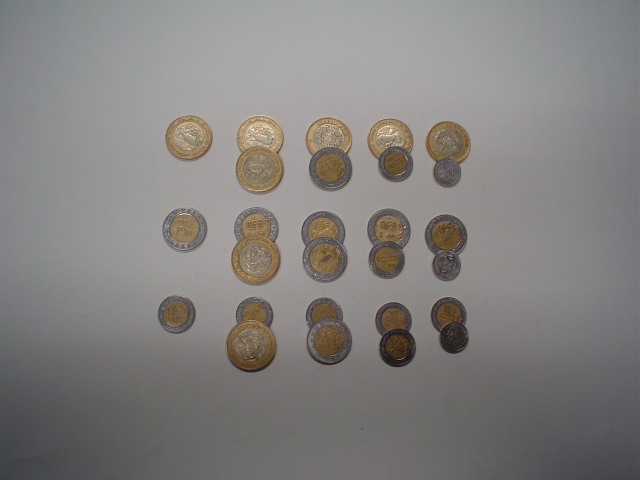
%> input picture Monedas/monedasEncimadas1.jpg, 1280 x 960 px (shown at 1/2 size)
$ octave money_counter.m   (GNU Octave 9; MATLAB toolbox functions it lacks are replaced by stand-ins)
%> lines starting %> are read from the running program, lines starting %| are printed output that depends on the picture; in (x1, y1, x2, y2) boxes, pixels count from 0 and x2, y2 are one past the last pixel; in counts of white or black regions, pixels touching at a corner belong together; the program's own positions count from 1
x = rgb2gray(imread('Monedas/monedasEncimadas1.jpg'));
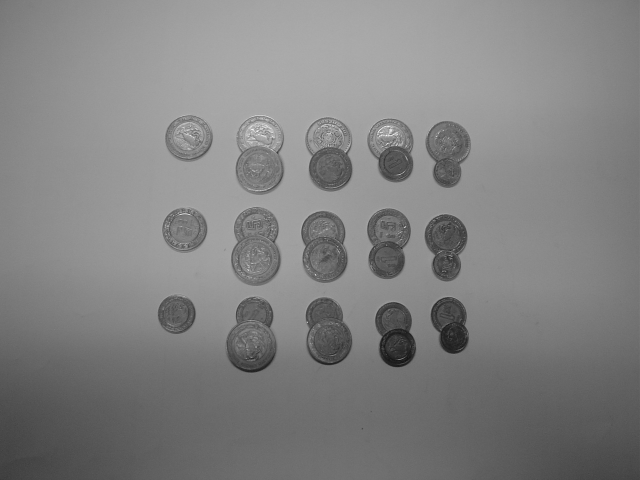
%> x: size 960x1280 uint8 (shown at 1/2 size); min 13, max 255, mean 129.2
h = fspecial('log');
filtrada = imfilter(imfilter(x,h),h);
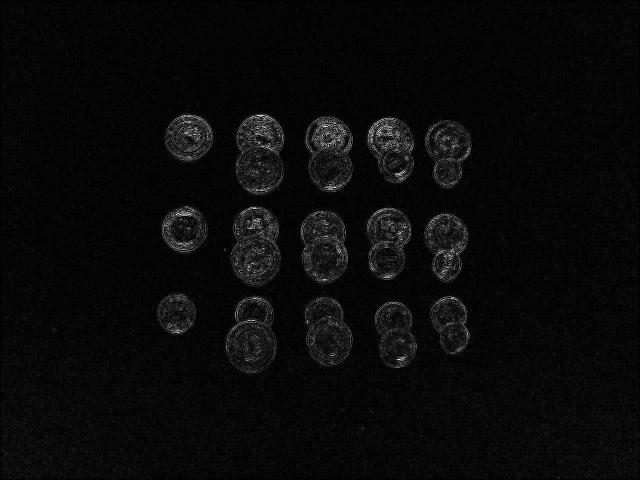
%> filtrada: size 960x1280 uint8 (shown at 1/2 size); min 0, max 255, mean 9.3
binaria = imbinarize(filtrada);
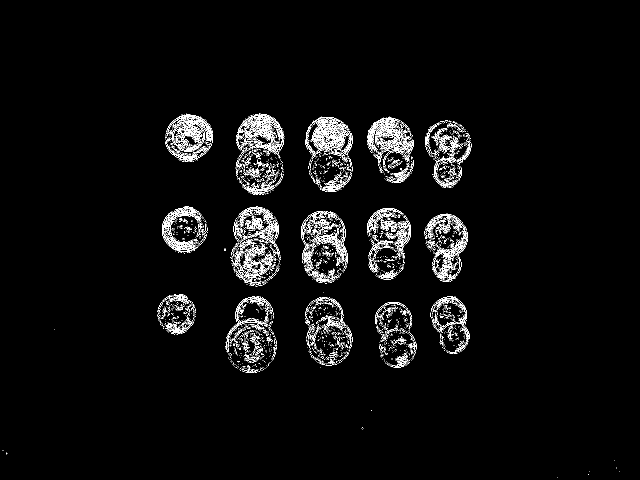
%> binaria: size 960x1280 logical (shown at 1/2 size); 3.3% white in thin lines or dots, all inside (x1, y1, x2, y2) = (4, 227, 1239, 956)
SE = strel('disk',6,4);
dilatada = imdilate(binaria,SE);
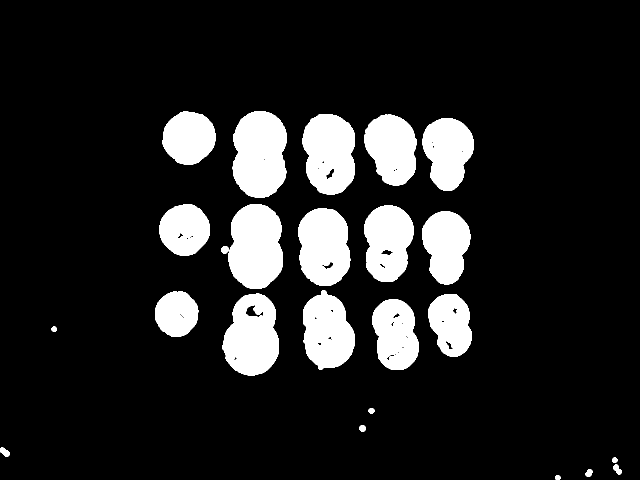
%> dilatada: size 960x1280 logical (shown at 1/2 size); 13.7% white; 24 white regions, largest, box (x1, y1, x2, y2) and area: (465, 222, 574, 395) 15367, (456, 408, 566, 578) 14949, (445, 587, 558, 751) 13700
y = imfill(dilatada,'holes');
%> y: size 960x1280 logical; 13.9% white; 24 white regions, largest, box (x1, y1, x2, y2) and area: (465, 222, 574, 395) 15385, (456, 408, 566, 578) 14949, (445, 587, 558, 751) 14107
y = bwareafilt(y,[300,50000]);
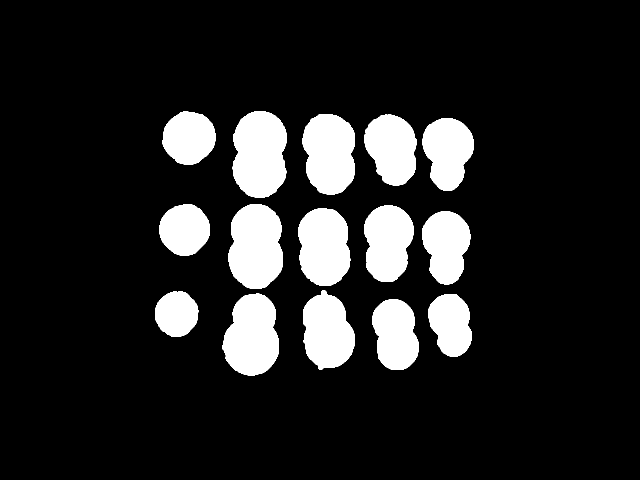
%> y: size 960x1280 logical (shown at 1/2 size); 13.7% white; 15 white regions, largest, box (x1, y1, x2, y2) and area: (465, 222, 574, 395) 15385, (456, 408, 566, 578) 14949, (445, 587, 558, 751) 14107
subplot(2,1,1)
imshow(x),title('Imagen en blanco y negro')
subplot(2,1,2)
imshow(y),title('Imagen procesada')
pause(2)
clf
[I,J] = ind2sub(size(y),find(y));
%> I = 168943 values from 223 to 751; J = 168943 values from 311 to 948
plot(I,J,'.'), title('Puntos de interes')
%> after `title('Puntos de interes')`:
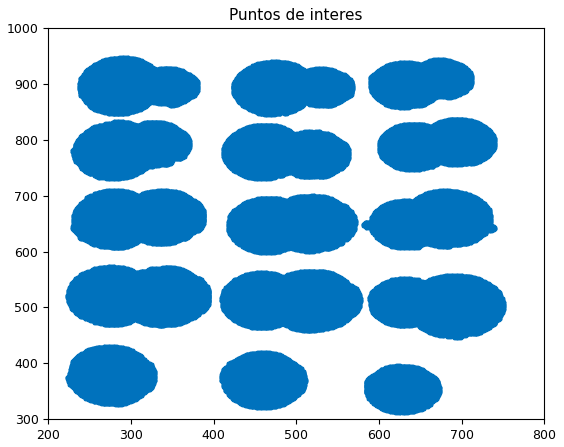
%> figure redrawn from the program's plot data
cc = bwconncomp(y);
%> cc = 15 connected components
tams = zeros(cc.NumObjects*2,1);
for i = 1:cc.NumObjects
    [I, J] = ind2sub(size(y),cc.PixelIdxList{i});
    u = unique(I);
    z = zeros(size(u));
    for j = 1:size(z,1), z(j) = sum(I == u(j)); end
    m1 = max(z);
    d = sum(cumsum(z==m1)<=sum(z==m1)/2) + 1;
    if d-m1/2 <= 10
        r = (z((d+uint8(m1/2)):size(z,1)));
    else
        r = (z(1:(d-uint8(m1/2))));
    end
    if size(r,1)<=10
        m2 = 0;
    else
        m2 = max(r);
    end
    tams(i) = m1;
    tams(size(tams,1)+1-i) = m2;
end
%> this loop made 15 passes
%> (m1, d, r, m2) on passes 1 to 2: (87, 40, [44; 42; 39; 37; 30; 27; 21; 12], 0), (101, 53, 6, 0)
%> (m1, d, m2) on passes 3 to 8: (106, 60, 0), (113, 108, 87), (110, 108, 101), (107, 55, 107), (102, 103, 99), (105, 55, 98)
%> after the loop, r = 42 values, max 69 at index 9, min 17 at index 42, mean 56.02; tams = 30 values, max 113 at index 4, min 0 at index 28, mean 84.47; z = 125 values, max 83 at index 36, min 17 at index 125, mean 66
monedas_detectadas = size(find(tams),1)
%> monedas_detectadas = 27
A1 = 0;
A2 = 0;
if monedas_detectadas >= 25
    mitad = size(y,1)/2;
%> mitad = 480
    arriba = {};
    abajo = {};
    a1 = 1;
    a2 = 1;
    for i=1:cc.NumObjects
        [I, J] = ind2sub(size(y),cc.PixelIdxList{i});
        if max(I) <= mitad
            arriba{a1} = tams(i);
            arriba{a1+1} = tams(size(tams,1)+1-i);
            a1 = a1 + 2;
        else
            abajo{a2} = tams(i);
            abajo{a2+1} = tams(size(tams,1)+1-i);
            a2 = a2 + 2;
        end
    end
%> this loop made 15 passes
%> a2 on passes 1, 2, 4, 5, 7, 9, 11, 12, 13, 15: 3, 5, 7, 9, 11, 13, 15, 17, 19, 21
%> after the loop, abajo = 20 items; arriba = {106, 0, 107, 107, 105, 98, 104, 79, 103, 69}
    A1 = cell2mat(arriba);
%> A1 = [106 0 107 107 105 98 104 79 103 69]
    A2 = cell2mat(abajo);
%> A2 = 20 values, max 113 at index 5, min 0 at index 2, mean 82.8
    subplot(2,1,1)
    histogram(A1(A1~=0),20)
    subplot(2,1,2)
    histogram(A2(A2~=0),20)
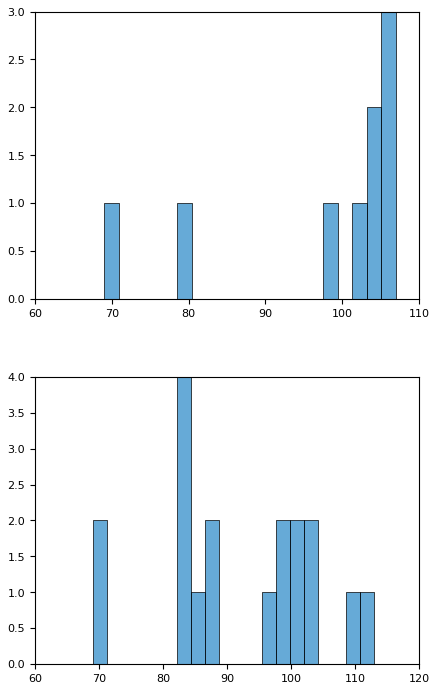
%> figure redrawn from the program's plot data, 2 panels; panel 1: tallest bar 3 high, from x = 105.1 to 107; panel 2: tallest bar 4 high, from x = 82.2 to 84.4
else
    histogram(tams(tams~=0),23)
end
valores = [0.5,1,5,10];
if A1 == 0
    if monedas_detectadas <= 10
        h = histcounts(tams(tams~=0),12);
    else
        h = histcounts(tams(tams~=0),23);
    end
    monedas = zeros(4,1);
    c = 1;
    flag = 1;
    for i=1:size(h,2)
        if h(i)
            flag = 1;
            monedas(c) = monedas(c) + h(i);
        else
            if flag, c = c + 1; flag = 0; end
        end
    end
    cincuenta_centavos = monedas(1)
    un_peso = monedas(2)
    cinco_pesos = monedas(3)
    diez_pesos = monedas(4)
    total = valores*monedas
else
    h = histcounts(A2(A2~=0),20);
%> h = 20 values, max 4 at index 7, min 0 at index 2, mean 0.9
    monedas = zeros(4,1);
    c = 1;
    flag = 1;
    for i=1:size(h,2)
        if h(i)
            flag = 1;
            monedas(c) = monedas(c) + h(i);
        else
            if flag, c = c + 1; flag = 0; end
        end
    end
%> this loop made 20 passes
%> flag on passes 1, 2, 7, 8, 9, 10, 13, 14, 15, 16, 17, 19: 1, 0, 1, 1, 1, 0, 1, 1, 1, 1, 0, 1
%> after the loop, monedas = [2; 7; 7; 2]
    h = histcounts(A1(A1~=0),20);
%> h = 20 values, max 3 at index 20, min 0 at index 2, mean 0.45
    m = [h(1); sum(h(6:9)); sum(h(14:16)); sum(h(17:20))];
%> m = [1; 1; 1; 6]
    monedas = monedas + m;
%> monedas = [3; 8; 8; 8]
    cincuenta_centavos = monedas(1)
%> cincuenta_centavos = 3
    un_peso = monedas(2)
%> un_peso = 8
    cinco_pesos = monedas(3)
%> cinco_pesos = 8
    diez_pesos = monedas(4)
%> diez_pesos = 8
    total = valores*monedas
%> total = 129.5
end
